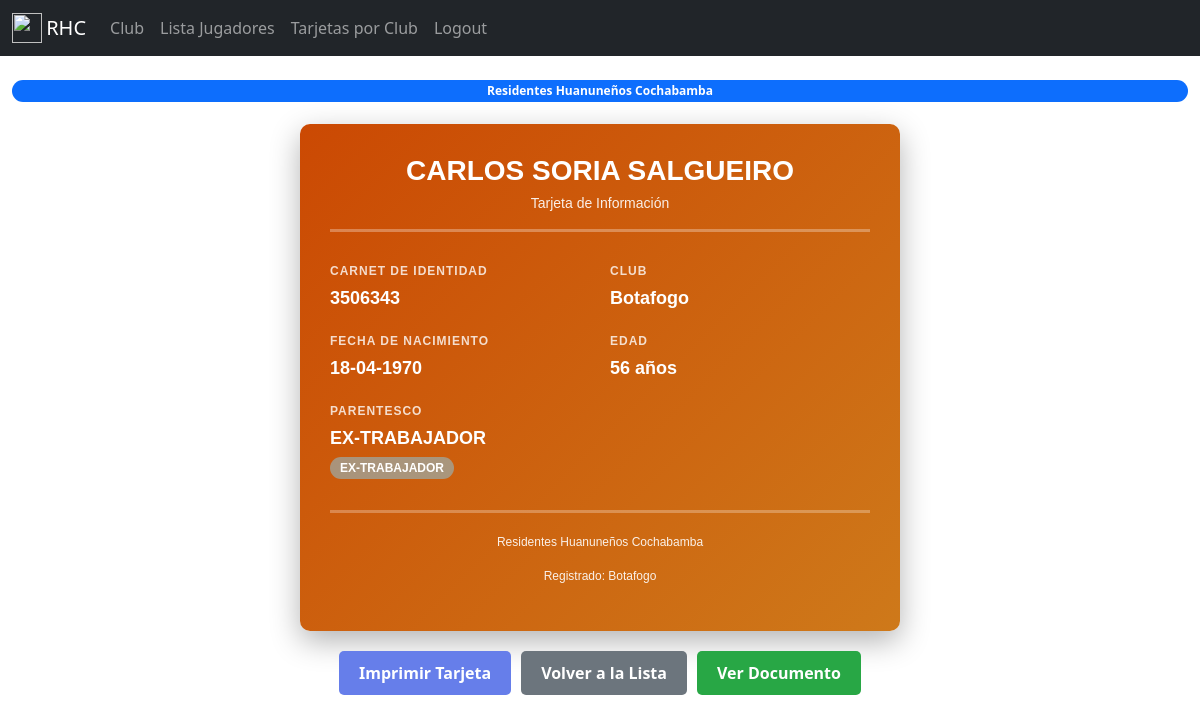
/player_card/2 (signed in), run on the app's committed database.
### tables this page shows
CREATE TABLE "player" (
	"register"	TEXT,
	"name"	TEXT,
	"last"	TEXT,
	"ci"	TEXT,
	"fechanacimiento"	TEXT,
	"parentesco"	TEXT,
	"notas"	TEXT,
	"club"	TEXT,
	"gestion"	TEXT DEFAULT 2025
);

### app.py (the view)
@app.route("/player_card/<int:player_id>")
@login_required
def player_card(player_id):
    with sqlite3.connect("rhc_database.db") as con:
        con.row_factory = dict_factory
        cur = con.cursor()
        cur.execute("SELECT * FROM player WHERE rowid = ?", [player_id])
        player = cur.fetchone()
    if not player:
        flash("Player not found")
        return redirect(url_for("list_player"))
    fecha_nac = (
        player["fechanacimiento"].replace("/", "-")
        if player["fechanacimiento"].find("/") != -1
        else player["fechanacimiento"]
    )
    player["fechanacimiento"] = fecha_nac
    player["edad"] = calculate_age(fecha_nac)
    name_pdf = (
        player["name"].replace(" ", "_").lower()
        + "_"
        + player["last"].replace(" ", "_").lower()
    )
    new_name_pdf = name_pdf.replace("ñ", "n")
    url_pdf = "static/resources/" + player["club"].lower() + "/" + new_name_pdf + ".pdf"
    player["imagen"] = url_pdf
    return render_template("player_card.html", player=player)

### app.py (called while the page is built)
@login_manager.user_loader
def load_user(user_id):
    with sqlite3.connect("rhc_database.db") as con:
        con.row_factory = dict_factory
        cur = con.cursor()
        cur.execute("SELECT * FROM users WHERE id = ?", [user_id])
        user_data = cur.fetchone()
        if user_data:
            return User(user_data["id"], user_data["username"], user_data["password"])
    return None

def calculate_age(birthdate):
    day, month, year = map(int, birthdate.split("-"))
    today = datetime.date.today()
    age = today.year - year - ((today.month, today.day) < (month, day))
    return age

@app.teardown_appcontext
def close_connection(exception):
    db = getattr(g, "_database", None)
    if db is not None:
        db.close()

def dict_factory(cursor, row):
    d = {}
    for idx, col in enumerate(cursor.description):
        d[col[0]] = row[idx]
    return d

### templates/player_card.html (shortened to what this page needs)
{% extends "base.html" %}
{% block content %}
<div class="container">
    <div class="player-card">
        <div class="card-header">
            <h1>{{ player.name }} {{ player.last }}</h1>
            <p>Tarjeta de Información</p>
        </div>
        <div class="card-body">
            <div class="info-section">
                <span class="info-label">Carnet de Identidad</span>
                <span class="info-value">{{ player.ci }}</span>
            </div>
            <div class="info-section">
                <span class="info-label">Club</span>
                <span class="info-value">{{ player.club }}</span>
            </div>
            <div class="info-section">
                <span class="info-label">Fecha de Nacimiento</span>
                <span class="info-value">{{ player.fechanacimiento }}</span>
            </div>
            <div class="info-section">
                <span class="info-label">Edad</span>
                <span class="info-value">{{ player.edad }} años</span>
            </div>
            <div class="info-section">
                <span class="info-label">Parentesco</span>
                <span class="info-value">
                    {{ player.parentesco }}
                    <span class="badge parentesco-badge">{{ player.parentesco }}</span>
                </span>
            </div>
        </div>
        <div class="card-footer">
            <p>Residentes Huanuneños Cochabamba</p>
            <p>Registrado: {{ player.club }}</p>
        </div>
    </div>
    <div class="actions no-print">
        <button class="btn btn-print" onclick="window.print()">Imprimir Tarjeta</button>
        <a href="{{ url_for('list_player') }}" class="btn btn-back">Volver a la Lista</a>
        {% if player.imagen %}
        <a href="{{ player.imagen }}" target="_blank" class="btn btn-view-doc">Ver Documento</a>
        {% endif %}
    </div>
</div>
{% endblock %}

### templates/player_card.html (style rules this page uses)
.player-card { background: linear-gradient(135deg, #cb4903 0%, #ce791a 100%); max-width: 600px; margin: 20px auto; border-radius: 10px; box-shadow: 0 10px 30px rgba(0,0,0,0.3); padding: 30px; color: white; font-family: 'Arial', sans-serif; }
.card-header { text-align: center; margin-bottom: 30px; border-bottom: 3px solid rgba(255,255,255,0.3); padding-bottom: 15px; }
.card-header h1 { margin: 0; font-size: 28px; font-weight: bold; text-transform: uppercase; }
.card-header p { margin: 5px 0 0 0; font-size: 14px; opacity: 0.9; }
.card-body { display: grid; grid-template-columns: 1fr 1fr; gap: 20px; }
.info-section { display: flex; flex-direction: column; }
.info-label { font-size: 12px; text-transform: uppercase; font-weight: bold; opacity: 0.8; margin-bottom: 5px; letter-spacing: 1px; }
.info-value { font-size: 18px; font-weight: bold; word-break: break-word; }
.card-footer { margin-top: 30px; padding-top: 20px; border-top: 3px solid rgba(255,255,255,0.3); text-align: center; font-size: 12px; opacity: 0.9; }
.actions { display: flex; gap: 10px; justify-content: center; margin-top: 20px; no-print: true; }
.btn { padding: 10px 20px; border: none; border-radius: 5px; cursor: pointer; font-weight: bold; text-decoration: none; display: inline-block; }
.btn-print { background-color: #667eea; color: white; }
.btn-back { background-color: #6c757d; color: white; }
.btn-view-doc { background-color: #28a745; color: white; }
.badge { display: inline-block; padding: 5px 10px; background-color: rgba(255,255,255,0.3); border-radius: 20px; font-size: 12px; font-weight: bold; margin-top: 5px; }
.parentesco-badge { background-color: rgba(135,206,235,0.5); }

### data on the page
player: name "CARLOS", last "SORIA SALGUEIRO", ci "3506343", club "Botafogo", fechanacimiento "18-04-1970", parentesco "EX-TRABAJADOR"

### other printed values
{{ player.edad }} "56"
